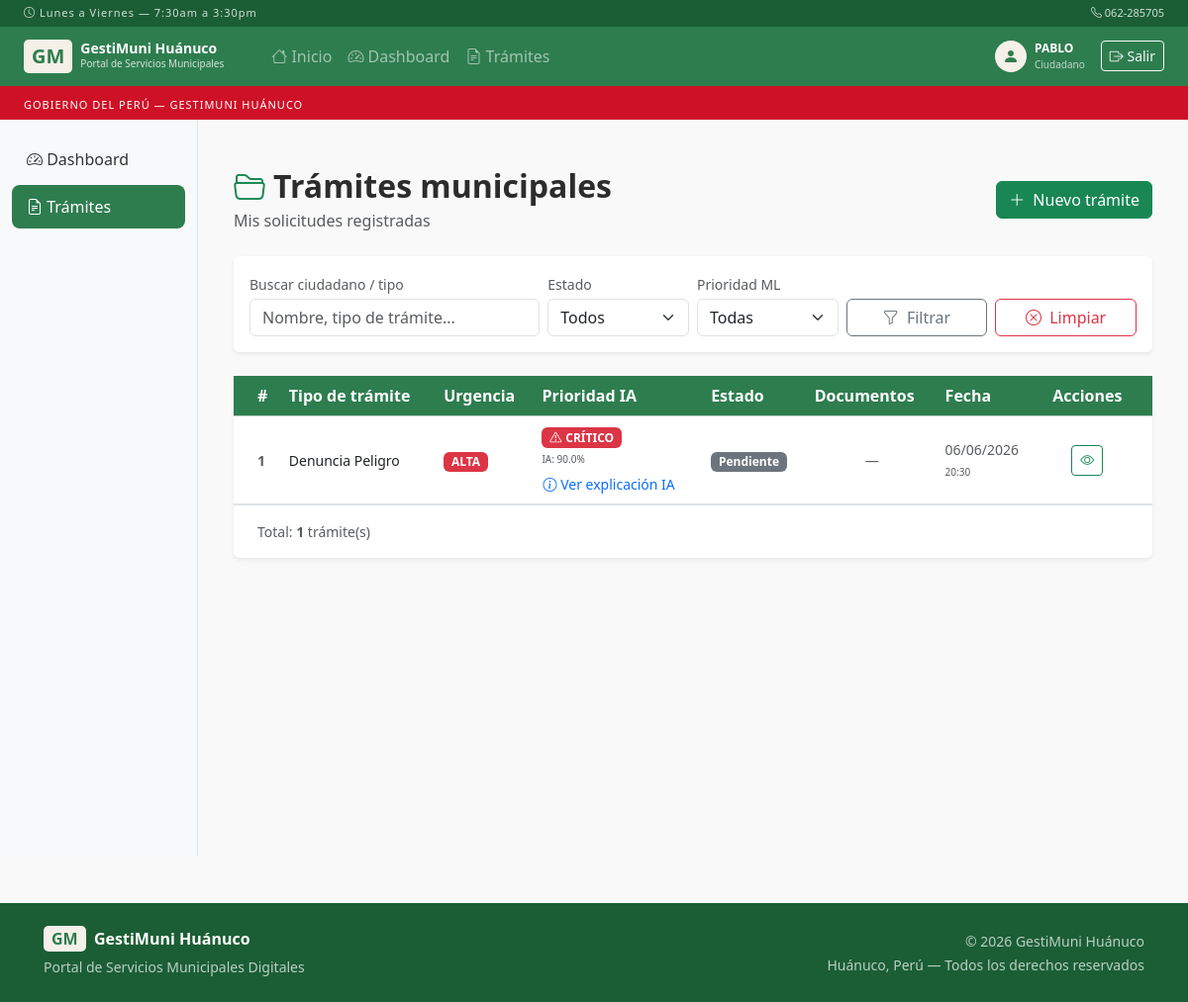
Page /tramites (signed in) on the committed database.
### models.py (models this page shows)
class Usuario(UserMixin, db.Model):
    __tablename__ = 'usuarios'
    id              = db.Column(db.Integer, primary_key=True)
    nombre          = db.Column(db.String(100), nullable=False)
    username        = db.Column(db.String(50), unique=True, nullable=False)
    password        = db.Column(db.String(200), nullable=False)
    rol             = db.Column(db.String(20), nullable=False)  # admin | empleado | ciudadano
    dni             = db.Column(db.String(8), unique=True, nullable=True)
    email           = db.Column(db.String(120), unique=True, nullable=True)
    telefono        = db.Column(db.String(15), nullable=True)
    activo          = db.Column(db.Boolean, default=True)
    fecha_registro  = db.Column(db.DateTime, default=datetime.utcnow)
    ultimo_acceso   = db.Column(db.DateTime, nullable=True)

class Tramite(db.Model):
    __tablename__ = 'tramites'
    id              = db.Column(db.Integer, primary_key=True)
    ciudadano_id    = db.Column(db.Integer, db.ForeignKey('usuarios.id'), nullable=False)
    empleado_id     = db.Column(db.Integer, db.ForeignKey('usuarios.id'), nullable=True)
    tipo            = db.Column(db.String(100), nullable=False)
    descripcion     = db.Column(db.Text, nullable=False)
    urgencia        = db.Column(db.String(20), nullable=False)
    prioridad_ml    = db.Column(db.String(20), default='pendiente')
    estado          = db.Column(db.String(20), default='pendiente')
    fecha_registro  = db.Column(db.DateTime, default=datetime.utcnow)
    fecha_actualizacion = db.Column(db.DateTime, nullable=True, onupdate=datetime.utcnow)
    dias_resolucion = db.Column(db.Integer, default=0)
    observaciones   = db.Column(db.Text, nullable=True)
    confianza_ml    = db.Column(db.Float, default=0.0)
    explicacion_ml  = db.Column(db.Text, nullable=True)
    ciudadano       = db.relationship('Usuario', foreign_keys=[ciudadano_id], backref='tramites')
    empleado        = db.relationship('Usuario', foreign_keys=[empleado_id], backref='tramites_asignados')

### app.py (the view)
@app.route('/tramites')
@login_required
def tramites():
    if current_user.rol == 'admin':
        lista = Tramite.query.order_by(Tramite.fecha_registro.desc()).all()
    elif current_user.rol == 'empleado':
        lista = Tramite.query.order_by(Tramite.fecha_registro.desc()).all()
    else:
        lista = Tramite.query.filter_by(
            ciudadano_id=current_user.id).order_by(Tramite.fecha_registro.desc()).all()
    return render_template('tramites.html', tramites=lista)

### templates/tramites.html (shortened to what this page needs)
{% extends "base.html" %}
{% block contenido %}
<div class="container-fluid py-4">
  <div class="d-flex justify-content-between align-items-center mb-4">
    <div>
      <h2 class="fw-bold mb-1">
        <i class="bi bi-folder2-open me-2 text-success"></i>Trámites municipales
      </h2>
      <p class="text-muted mb-0">
        {% if current_user.rol == 'ciudadano' %}
          Mis solicitudes registradas
        {% else %}
          Todos los trámites del sistema
        {% endif %}
      </p>
    </div>
    <div class="d-flex gap-2">
      {% if current_user.rol == 'ciudadano' %}
      <a href="{{ url_for('nuevo_tramite') }}" class="btn btn-success">
        <i class="bi bi-plus-lg me-1"></i> Nuevo trámite
      </a>
      {% endif %}
    </div>
  </div>
  <form method="GET" class="card border-0 shadow-sm mb-4">
    <div class="card-body py-3">
      <div class="row g-2 align-items-end">
        <div class="col-md-4">
          <label class="form-label small text-muted mb-1">Buscar ciudadano / tipo</label>
          <input type="text" name="q" value="{{ q or '' }}" class="form-control"
                 placeholder="Nombre, tipo de trámite...">
        </div>
        <div class="col-md-2">
          <label class="form-label small text-muted mb-1">Estado</label>
          <select name="estado" class="form-select">
            <option value="">Todos</option>
          </select>
        </div>
        <div class="col-md-2">
          <label class="form-label small text-muted mb-1">Prioridad ML</label>
          <select name="prioridad" class="form-select">
            <option value="">Todas</option>
          </select>
        </div>
        <div class="col-md-2">
          <button type="submit" class="btn btn-outline-secondary w-100">
            <i class="bi bi-funnel me-1"></i> Filtrar
          </button>
        </div>
        <div class="col-md-2">
          <a href="{{ url_for('tramites') }}" class="btn btn-outline-danger w-100">
            <i class="bi bi-x-circle me-1"></i> Limpiar
          </a>
        </div>
      </div>
    </div>
  </form>
  <div class="card border-0 shadow-sm">
    <div class="card-body p-0">
      <div class="table-responsive">
        <table class="table table-hover align-middle mb-0">
          <thead class="table-success">
            <tr>
              <th class="ps-4">#</th>
              <th>Tipo de trámite</th>
              <th>Urgencia</th>
              <th>Prioridad IA</th>
              <th>Estado</th>
              <th>Documentos</th>
              <th>Fecha</th>
              <th class="text-center pe-4">Acciones</th>
            </tr>
          </thead>
          <tbody>
            {% for t in tramites %}
            <tr>
              <td class="ps-4 text-muted small fw-semibold">{{ t.id }}</td>
              <td class="small">{{ t.tipo.replace('_', ' ').title() }}</td>
              <td>
                <span class="badge bg-{{ 'danger' if t.urgencia=='alta' else 'warning text-dark' if t.urgencia=='media' else 'secondary' }}">
                  {{ t.urgencia.upper() }}
                </span>
              </td>
              <td>
                {% if t.prioridad_ml == 'critico' %}
                  <span class="badge bg-danger">
                    <i class="bi bi-exclamation-triangle me-1"></i>CRÍTICO
                  </span>
                {% elif t.prioridad_ml == 'normal' %}
                  <span class="badge bg-warning text-dark">NORMAL</span>
                {% else %}
                  <span class="badge bg-success">BAJO</span>
                {% endif %}
                <div class="text-muted mt-1" style="font-size:10px;">
                  IA: {{ (t.confianza_ml * 100)|round(1) }}%
                </div>
                {% if t.explicacion_ml %}
                <div class="mt-1">
                  <button class="btn btn-link btn-sm p-0 text-decoration-none"
                          data-bs-toggle="collapse"
                          data-bs-target="#exp{{ t.id }}">
                    <i class="bi bi-info-circle"></i>
                    Ver explicación IA
                  </button>
                </div>
                {% endif %}
              </td>
              <td>
                {% if t.estado == 'aprobado' %}
                  <span class="badge bg-success">Aprobado</span>
                {% elif t.estado == 'rechazado' %}
                  <span class="badge bg-danger">Rechazado</span>
                {% elif t.estado == 'en_proceso' %}
                  <span class="badge bg-primary">En proceso</span>
                {% else %}
                  <span class="badge bg-secondary">Pendiente</span>
                {% endif %}
              </td>
              <td class="text-center">
                {% set ndocs = t.documentos|length %}
                {% if ndocs > 0 %}
                <span class="badge bg-info text-dark">
                  <i class="bi bi-paperclip me-1"></i>{{ ndocs }}
                </span>
                {% else %}
                <span class="text-muted small">—</span>
                {% endif %}
              </td>
              <td class="small text-muted">
                {{ t.fecha_registro.strftime('%d/%m/%Y') }}<br>
                <span style="font-size:10px;">{{ t.fecha_registro.strftime('%H:%M') }}</span>
              </td>
              <td class="text-center pe-4">
                <a href="{{ url_for('detalle_tramite', id=t.id) }}"
                   class="btn btn-sm btn-outline-success" title="Ver detalle">
                  <i class="bi bi-eye"></i>
                </a>
              </td>
            </tr>
            {% endfor %}
          </tbody>
        </table>
      </div>
      <div class="px-4 py-3 border-top d-flex justify-content-between align-items-center">
        <small class="text-muted">Total: <strong>{{ tramites|length }}</strong> trámite(s)</small>
      </div>
    </div>
  </div>
</div>
{% endblock %}

### templates/base.html (shortened to what this page needs)
<!DOCTYPE html>
<html lang="es">
<head>
    <link href="https://cdn.jsdelivr.net/npm/bootstrap@5.3.0/dist/css/bootstrap.min.css" rel="stylesheet">
    <link href="https://cdn.jsdelivr.net/npm/bootstrap-icons@1.11.0/font/bootstrap-icons.css" rel="stylesheet">
    <link href="{{ url_for('static', filename='css/style.css') }}" rel="stylesheet">
</head>
<body>
<div style="background:#1B5E35; padding:5px 1.5rem; display:flex; justify-content:space-between; align-items:center;">
    <small style="color:rgba(255,255,255,0.8); font-size:11px; letter-spacing:1px;">
        <i class="bi bi-clock"></i> Lunes a Viernes — 7:30am a 3:30pm
    </small>
    <small style="color:rgba(255,255,255,0.8); font-size:11px;">
        <i class="bi bi-telephone"></i> 062-285705
    </small>
</div>
<nav class="navbar navbar-expand-lg navbar-dark bg-institucional sticky-top">
    <div class="container-fluid px-4">
        <a class="navbar-brand d-flex align-items-center gap-2" href="{{ url_for('inicio') }}">
            <span class="logo-gm">GM</span>
            <div>
                <div style="font-size:14px; font-weight:700; line-height:1.1;">
                    GestiMuni Huánuco
                </div>
                <div style="font-size:10px; opacity:0.8; font-weight:400;">
                    Portal de Servicios Municipales
                </div>
            </div>
        </a>
        <div class="collapse navbar-collapse" id="navMenu">
            <ul class="navbar-nav me-auto ms-4">
                <li class="nav-item">
                    <a class="nav-link" href="{{ url_for('inicio') }}">
                        <i class="bi bi-house"></i> Inicio
                    </a>
                </li>
                {% if current_user.is_authenticated %}
                    {% if current_user.rol == 'postulante' %}
                        <li class="nav-item">
                            <a class="nav-link" href="{{ url_for('postulante_panel') }}">
                                <i class="bi bi-person-badge"></i> Mi postulación
                            </a>
                        </li>
                    {% elif current_user.rol == 'ciudadano' %}
                        <li class="nav-item">
                            <a class="nav-link" href="{{ url_for('dashboard') }}">
                                <i class="bi bi-speedometer2"></i> Dashboard
                            </a>
                        </li>
                        <li class="nav-item">
                            <a class="nav-link" href="{{ url_for('tramites') }}">
                                <i class="bi bi-file-earmark-text"></i> Trámites
                            </a>
                        </li>
                    {% endif %}
                {% else %}
                    <li class="nav-item">
                        <a class="nav-link" href="{{ url_for('registro_postulante') }}">
                            <i class="bi bi-briefcase"></i> Postular a empleo
                        </a>
                    </li>
                {% endif %}
            </ul>
            <div class="d-flex align-items-center gap-3">
                {% if current_user.is_authenticated %}
                    <div class="d-flex align-items-center gap-2">
                        <div style="width:32px; height:32px; background:var(--crema); border-radius:50%; display:flex; align-items:center; justify-content:center;">
                            <i class="bi bi-person-fill" style="color:var(--verde); font-size:16px;"></i>
                        </div>
                        <div>
                            <div style="font-size:12px; color:white; font-weight:600;">
                                {{ current_user.nombre }}
                            </div>
                            <div style="font-size:10px; color:rgba(255,255,255,0.7);">
                                {% if current_user.rol == 'admin' %}
                                    Administrador
                                {% elif current_user.rol == 'empleado' %}
                                    Empleado
                                {% elif current_user.rol == 'postulante' %}
                                    Postulante
                                {% else %}
                                    Ciudadano
                                {% endif %}
                            </div>
                        </div>
                    </div>
                    <a href="{{ url_for('logout') }}" class="btn btn-sm btn-outline-light">
                        <i class="bi bi-box-arrow-right"></i> Salir
                    </a>
                {% else %}
                    <a href="{{ url_for('login') }}" class="btn btn-sm" style="background:var(--crema); color:var(--verde); font-weight:600;">
                        <i class="bi bi-person-circle"></i> Iniciar Sesión
                    </a>
                {% endif %}
            </div>
        </div>
    </div>
</nav>
<div style="background:#CE1126; padding:5px 1.5rem;">
    <small style="color:white; font-size:11px; letter-spacing:1px;">
        GOBIERNO DEL PERÚ — GESTIMUNI HUÁNUCO
    </small>
</div>
<div class="container-fluid">
    <div class="row">
        {% if current_user.is_authenticated %}
        <div class="col-md-2 sidebar py-3 d-none d-md-block">
            <ul class="nav flex-column">
                {% if current_user.rol == 'postulante' %}
                    <li class="nav-item">
                        <a class="nav-link {% if request.endpoint == 'postulante_panel' %}active{% endif %}"
                           href="{{ url_for('postulante_panel') }}">
                            <i class="bi bi-person-badge"></i> Mi postulación
                        </a>
                    </li>
                {% elif current_user.rol == 'ciudadano' %}
                    <li class="nav-item">
                        <a class="nav-link {% if request.endpoint == 'dashboard' %}active{% endif %}"
                           href="{{ url_for('dashboard') }}">
                            <i class="bi bi-speedometer2"></i> Dashboard
                        </a>
                    </li>
                    <li class="nav-item">
                        <a class="nav-link {% if request.endpoint == 'tramites' %}active{% endif %}"
                           href="{{ url_for('tramites') }}">
                            <i class="bi bi-file-earmark-text"></i> Trámites
                        </a>
                    </li>
                {% endif %}
            </ul>
        </div>
        {% endif %}
        <div class="{% if current_user.is_authenticated %}col-md-10{% else %}col-12{% endif %} py-4 px-4">
            {% block contenido %}{% endblock %}
        </div>
    </div>
</div>
<footer style="background:var(--verde-oscuro); color:rgba(255,255,255,0.7); padding:1.5rem 2rem; margin-top:3rem;">
    <div class="container-fluid">
        <div class="row align-items-center">
            <div class="col-md-6">
                <div style="color:white; font-weight:600; margin-bottom:4px;">
                    <span class="logo-gm">GM</span> &nbsp;GestiMuni Huánuco
                </div>
                <small>Portal de Servicios Municipales Digitales</small>
            </div>
            <div class="col-md-6 text-md-end mt-2 mt-md-0">
                <small>© 2026 GestiMuni Huánuco</small><br>
                <small>Huánuco, Perú — Todos los derechos reservados</small>
            </div>
        </div>
    </div>
</footer>
</body>
</html>

### rows in the picture
Usuario: nombre "PABLO"
Tramite: id "1", tipo.replace "Denuncia Peligro", urgencia "ALTA", prioridad_ml "critico" (drawn), (t.confianza_ml*100)|round(1) "90.0", estado "Pendiente", fecha_registro "06/06/2026", fecha_registro "20:30"

### other values in the picture
{{ tramites|length }} "1"
